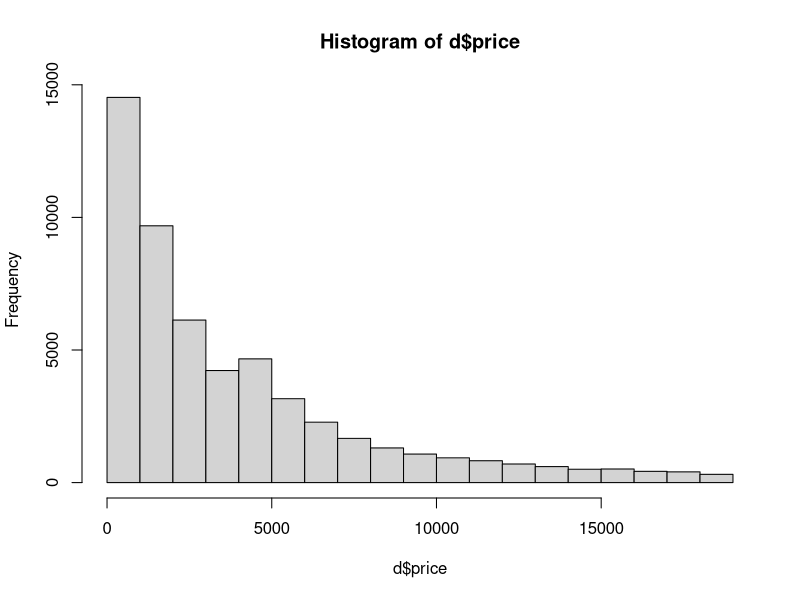
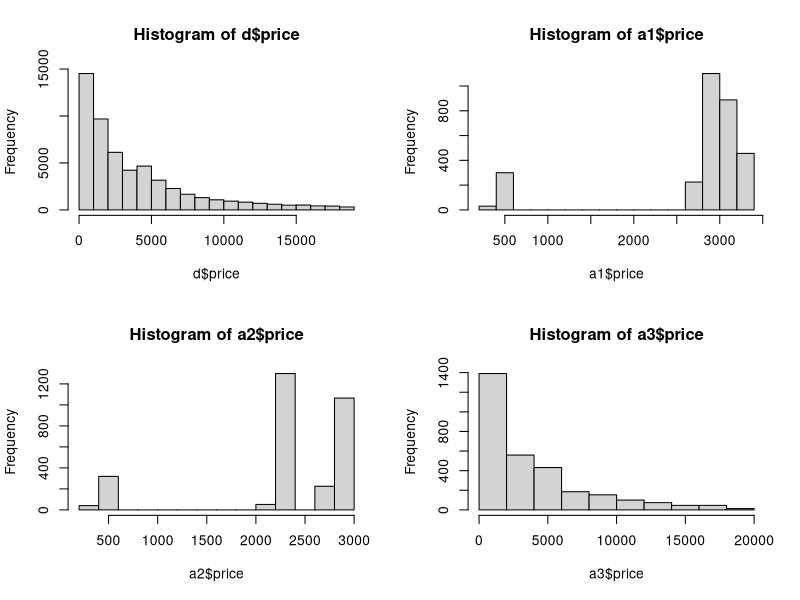
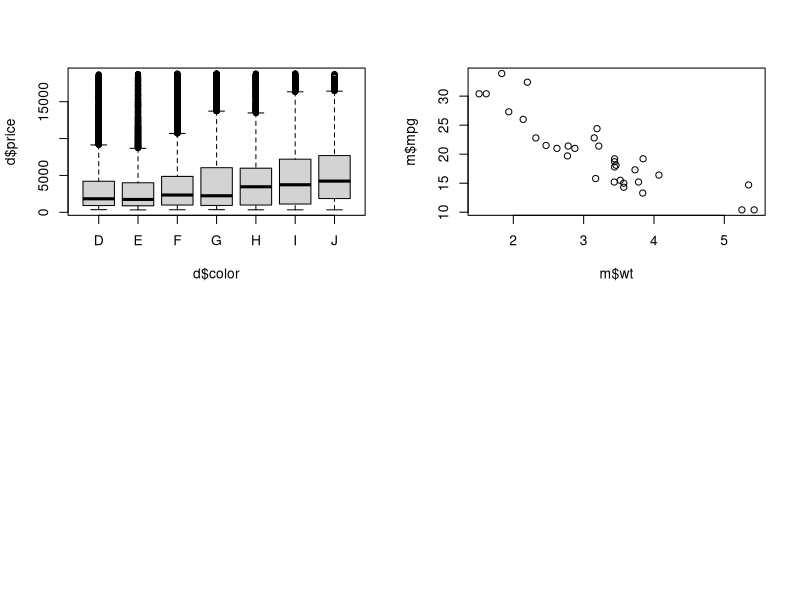

Write the R code that produced these figures, in order.
# aula2 - análise descritiva
install.packages("ggplot2")
library(ggplot2)
d <- diamonds

# Amostra Linhas iniciais
head(d)
# Amostra Linhas finais
tail(d)
# Contagem de linhas/obs
nrow(d)
# Contagem de colunas/var
ncol(d)

# Estatísticas descritivas
# média
mean(d$price)
# mediana
median(d$price)
# desv.pad
sd(d$price)

# Geração amostra
a1 <- d[1:3000,]
# est. descritivas da amostra
mean(a1$price)
median(a1$price)
sd(a1$price)

a2 <- d[c(1:1500,50000:51500),]
# est. descritivas da amostra
mean(a2$price)
median(a2$price)
sd(a2$price)

# Geração de amostra aleatória
set.seed(33)
sample(3)

set.seed(33)
va <- sample(53940)
a3 <- d[va[1:3000],]
mean(a3$price)
median(a3$price)
sd(a3$price)

# Histograma
hist(d$price)

par(mfrow=c(2,2))
hist(d$price)
hist(a1$price)
hist(a2$price)
hist(a3$price)

# Estati Descr
summary(d)
summary(a3)

# Boxplot
boxplot(d$price ~ d$color)

# Cálculo Escore Z e outlier
fctOutlier <- function(x) {
  EscoreZ <- (x-mean(x))/sd(x)
  return(abs(EscoreZ)>3)
}

fctOutlier( c(0,1,2,1,1,2,1,1,1,1,0,0,0,1,2,3,1,1,1,2,1,2,1,2,1,2,2,2,2,1000) )

d$OutlierPrice <- fctOutlier(d$price)

#Gráfico de dispersão ou scatterplot
m <- mtcars
plot(m$mpg ~ m$wt)

# Coef. de corrl. linear
cor(m$mpg, m$wt)
# Matriz de correlação
cor(m)

